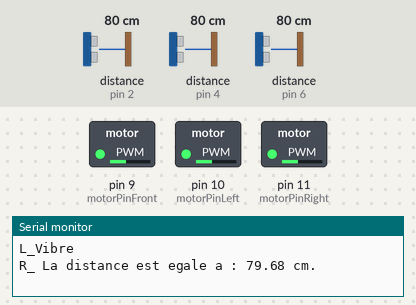
Simulated run of this sketch. Board: Arduino Uno, built with avr-gcc and run on an emulated ATmega328P. Shown: switched loads named in the sketch (green lamp = pin HIGH), the last lines printed to the serial monitor. Wiring (inferred from the names in the program): 3 × ultrasonic range finder: trigger pin 3, echo pin 2 / trigger pin 5, echo pin 4 / trigger pin 7, echo pin 6. The test bench sets the inputs (shaded band); at power-on: distance to the obstacle (sensors on pin 2, pin 4, pin 6) 80 cm. The echo pulse lasts 58.3 µs per cm; pins used as bus, display or sensor lines are not drawn.

Above: at 1.2 s.
1.3 s: distance to the obstacle (sensor on pin 2) set to 4 cm
4.3 s: distance to the obstacle (sensor on pin 2) set to 2 cm
At 5.1 s:
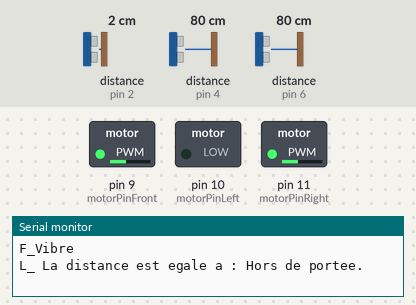
6.0 s: distance to the obstacle (sensor on pin 4) set to 4 cm
9.0 s: distance to the obstacle (sensor on pin 4) set to 2 cm
At 10.0 s:
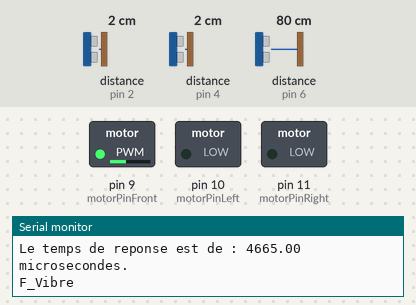
10.7 s: distance to the obstacle (sensor on pin 6) set to 84 cm
At 12.2 s:
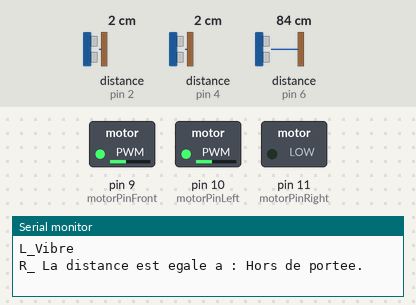
12.5 s: distance to the obstacle (sensor on pin 6) set to 250 cm
At 13.9 s:
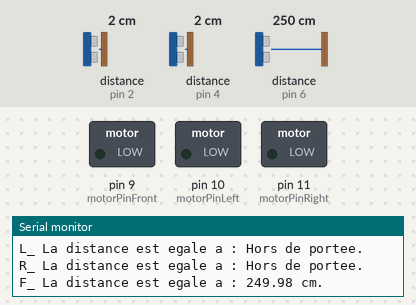
Timing chart, 0 to 15.2 s (numbered marks = the images above; inputs shaded):
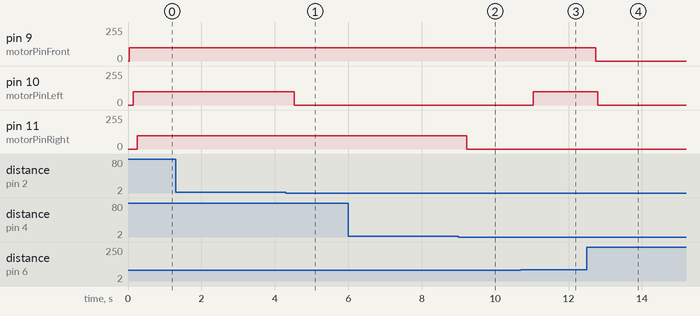

The sketch:

3_Capteurs_et_3_Vibreurs.ino
```cpp
//Définir Les Pins pour les capteurs de la ceinture.

//Un PIN sert à configurer une broche spécifiée grâce à un numéro qu'on lui attribue.

//#define sert à définir une variable constante avant que le programme soit compilé.

//Capteur de Gauche
#define trigPinLeft 3
#define echoPinLeft 2
//Capteur de Droite
#define trigPinRight 5
#define echoPinRight 4
//Capteur Frontal
#define trigPinFront 7
#define echoPinFront 6

//Définir Les Pins pour les vibreurs.

//Vibreur de Gauche
#define motorPinLeft 10
//Vibreur de Droite
#define motorPinRight 11
//Vibreur Frontal
#define motorPinFront 9

//Définir les durées et les distances pour chaque capteur.
//La "durée" correspond au temps que met un ultrason pour revenir sur l'émetteur à ultrasons de la ceinture.
//La "distance" correspond à la distance qui sépare l'obstacle du capteur.

//Une variable FLOAT est une variable qui permet de stocker des nombres décimaux.

float durationLeft, distanceLeft, durationRight, distanceRight, durationFront, distanceFront;

//Définir le nom du capteur.

//Une variable CHAR permet de stocker une lettre.

//Capteur Frontal
char Front = 'F';
//Capteur de Gauche
char Left = 'L';
//Capteur de Droite
char Right = 'R';

//void est un mot clé utilisé pour déclarer une fonction.
//void setup est une fonction qui est appelée au démarrage de la carte arduino.

void setup() {

  //Serial.begin() permet de paramétrer le nombre de données envoyées par seconde en bit.
  Serial.begin (9600);

  //Configuration des pins en sortie ou entrée.

  //pinMode() permet de configurer un pin soit en entrée, soit en sortie.

  //Capteur de Gauche
  pinMode(trigPinLeft, OUTPUT);
  pinMode(echoPinLeft, INPUT);
  //Capteur de Droite
  pinMode(trigPinRight, OUTPUT);
  pinMode(echoPinRight, INPUT);
  //Capteur Frontal
  pinMode(trigPinFront, OUTPUT);
  pinMode(echoPinFront, INPUT);

  //Vibreur de Gauche
  pinMode(motorPinLeft, OUTPUT);
  //Vibreur de Droite
  pinMode(motorPinRight, OUTPUT);
  //Vibreur Frontal
  pinMode(motorPinFront, OUTPUT);
}

//void loop est une fonction qui est exécutée en boucle par la carte arduino.

void loop() {
  //Partie du programme qui va tourner en boucle tant que le système est en marche.

  //EmissionUltrasons permet de :
  //Choisir le pin "trig", qui est celui qui va reçevoir les ultrasons précédemment envoyés par l'émetteur/récepteur d'ultrasons.
  //Choisir le pin "echo", qui est celui qui va envoyer l'impulsion à l'émetteur/récepteur d'ultrasons pour émettre des ultrasons.
  //Choisir le pin "motor", qui correspond au vibreur choisi.
  //Choisir la variable float, qui va permettre de stocker la durée que mettent les ultrasons à revenir.
  //Choisir la variable float, qui va permettre de stocker la distance qu'ont parcouru les ultrasons avant de toucher un obstacle.
  //Choisir la lettre à afficher lorsque le résultat apparaît pour être sûr de savoir de quel capteur on parle pour une personne extérieure.

  //Configuration pour le capteur frontal et le vibreur frontal.
  EmissionUltrasons(trigPinFront, echoPinFront, motorPinFront, durationFront, distanceFront, Front);

  //Configuration pour le capteur de gauche et le vibreur de gauche.
  EmissionUltrasons(trigPinLeft, echoPinLeft, motorPinLeft, durationLeft, distanceLeft, Left);

  //Configuration pour le capteur de droite et le vibreur de droite.
  EmissionUltrasons(trigPinRight, echoPinRight, motorPinRight, durationRight, distanceRight, Right);
}

//void EmissionUltrasons est une fonction qui est exécutée sur demande du code.

void EmissionUltrasons(int trig, int echo, int motor, float duration, float distance, char name)
{
  //On dit au capteur d’ultrasons de ne pas envoyer d'ultrasons.
  digitalWrite(trig, LOW);
  //On fait une pause dans le programme de plusieurs microsecondes.
  delayMicroseconds(2);
  //On dit au capteur d’ultrasons d'envoyer des ultrasons.
  digitalWrite(trig, HIGH);
  //On fait une pause dans le programme de plusieurs microsecondes.
  delayMicroseconds(10);
  //On dit au capteur d’ultrasons de ne pas envoyer d'ultrasons.
  digitalWrite(trig, LOW);

  //Mesurer le temps de réponse de l'émetteur/récepteur d'ultrasons.

  duration = pulseIn(echo, HIGH);

  //Déterminer la distance grâce à la durée.
  //On utilise 343 mètres par seconde comme vitesse du son.

  distance = (duration / 2) * 0.0343;

  //On écrit le nom du capteur utilisé dans la console.
  Serial.print(name);
  //On écrit cette phrase dans la console.
  Serial.print("_ La distance est egale a : ");

  //On teste la distance pour voir si l’on doit faire en sorte d'écrire dans la console que l'objet est hors de portée.
  if (distance >= 400 || distance <= 2) {
    //On écrit cette phrase dans la console quand l'objet est hors de portée.
    Serial.println("Hors de portee.");
    analogWrite(motor, 0);
  }
  else {
    //On écrit dans la console pour afficher la distance du capteur à l'objet.
    Serial.print(distance);
    //On écrit dans la console pour montrer l'unité de mesure.
    Serial.println(" cm.");

    //On écrit cette phrase dans la console.
    Serial.print("Le temps de reponse est de : ");
    //On écrit dans la console pour afficher la durée pour que les ultrasons reviennent au capteur.
    Serial.print(duration);
    //On écrit dans la console pour montrer l'unité de mesure.
    Serial.println(" microsecondes.");

    //On teste la distance pour voir si l'on doit faire vibrer le capteur.
    if(distance <= 200)
    {
      //On active le vibreur.
      analogWrite(motor, 100);
      Serial.print(name);
      Serial.println("_Vibre");
    }
    else
    {
      //Le vibreur ne vibre pas.
      analogWrite(motor, 0);
    }
  }
}
```

Measured:
- the behaviour switches between 3 and 2 cm on distance to the obstacle (sensor on pin 2) (found by bisection; images 0 and 1)
- the behaviour switches between 3 and 2 cm on distance to the obstacle (sensor on pin 4) (found by bisection; images 1 and 2)
- the behaviour switches between 80 and 81 cm on distance to the obstacle (sensor on pin 6) (found by bisection; images 2 and 3)
- after the input at 4.3 s, pin 10 (motorPinLeft): 100/255 → 0/255 after 0.23 s
- after the input at 9.0 s, pin 11 (motorPinRight): 100/255 → 0/255 after 0.23 s
- after the input at 10.7 s, pin 10 (motorPinLeft): 0/255 → 100/255 after 0.34 s
- after the input at 12.5 s, pin 9 (motorPinFront): 100/255 → 0/255 after 0.25 s; pin 10 (motorPinLeft): 100/255 → 0/255 after 0.30 s
